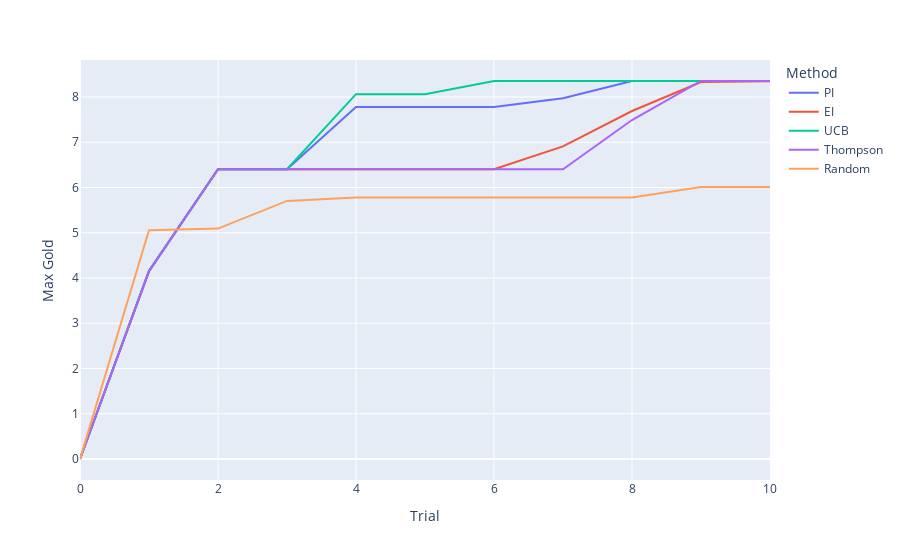

The cell this chart's notebook holds for it:
### Markdown cell above
## Comparison
Compare the acquisition methods from above by showing the max gold achieved against how many trials in the experiment.

### Code cell
max_gold = {"Method": [], "Trial": [], "Max Gold": []}
for k, v in results.items():
    max_gold["Method"].extend([k] * (len(v) + 1))
    max_gold["Trial"].extend([0] + (v.trial_index + 1).to_list())
    max_gold["Max Gold"].extend([0] + v["gold"].cummax().tolist())
render_plotly_html(px.line(max_gold, x="Trial", y="Max Gold", color="Method"))

### Figure 1 — Plotly figure (JSON) as saved in the notebook; plotly's stock layout.template omitted (floating-point values rounded to 4 significant figures)
{"data": [{"hovertemplate": "Method=PI<br>Trial=%{x}<br>Max Gold=%{y}<extra></extra>", "legendgroup": "PI", "line": {"color": "#636efa", "dash": "solid"}, "marker": {"symbol": "circle"}, "mode": "lines", "name": "PI", "orientation": "v", "showlegend": true, "type": "scatter", "x": [0, 1, 2, 3, 4, 5, 6, 7, 8, 9, 10], "xaxis": "x", "y": [0, 4.153, 6.403, 6.403, 7.78, 7.78, 7.78, 7.971, 8.353, 8.354, 8.354], "yaxis": "y"}, {"hovertemplate": "Method=EI<br>Trial=%{x}<br>Max Gold=%{y}<extra></extra>", "legendgroup": "EI", "line": {"color": "#EF553B", "dash": "solid"}, "marker": {"symbol": "circle"}, "mode": "lines", "name": "EI", "orientation": "v", "showlegend": true, "type": "scatter", "x": [0, 1, 2, 3, 4, 5, 6, 7, 8, 9, 10], "xaxis": "x", "y": [0, 4.153, 6.403, 6.403, 6.403, 6.403, 6.403, 6.909, 7.691, 8.331, 8.348], "yaxis": "y"}, {"hovertemplate": "Method=UCB<br>Trial=%{x}<br>Max Gold=%{y}<extra></extra>", "legendgroup": "UCB", "line": {"color": "#00cc96", "dash": "solid"}, "marker": {"symbol": "circle"}, "mode": "lines", "name": "UCB", "orientation": "v", "showlegend": true, "type": "scatter", "x": [0, 1, 2, 3, 4, 5, 6, 7, 8, 9, 10], "xaxis": "x", "y": [0, 4.153, 6.403, 6.403, 8.063, 8.063, 8.353, 8.353, 8.353, 8.354, 8.354], "yaxis": "y"}, {"hovertemplate": "Method=Thompson<br>Trial=%{x}<br>Max Gold=%{y}<extra></extra>", "legendgroup": "Thompson", "line": {"color": "#ab63fa", "dash": "solid"}, "marker": {"symbol": "circle"}, "mode": "lines", "name": "Thompson", "orientation": "v", "showlegend": true, "type": "scatter", "x": [0, 1, 2, 3, 4, 5, 6, 7, 8, 9, 10], "xaxis": "x", "y": [0, 4.153, 6.403, 6.403, 6.403, 6.403, 6.403, 6.403, 7.491, 8.354, 8.354], "yaxis": "y"}, {"hovertemplate": "Method=Random<br>Trial=%{x}<br>Max Gold=%{y}<extra></extra>", "legendgroup": "Random", "line": {"color": "#FFA15A", "dash": "solid"}, "marker": {"symbol": "circle"}, "mode": "lines", "name": "Random", "orientation": "v", "showlegend": true, "type": "scatter", "x": [0, 1, 2, 3, 4, 5, 6, 7, 8, 9, 10], "xaxis": "x", "y": [0, 5.058, 5.092, 5.703, 5.777, 5.777, 5.777, 5.777, 5.777, 6.013, 6.013], "yaxis": "y"}], "layout": {"legend": {"title": {"text": "Method"}, "tracegroupgap": 0}, "margin": {"t": 60}, "xaxis": {"anchor": "y", "domain": [0, 1], "title": {"text": "Trial"}}, "yaxis": {"anchor": "x", "domain": [0, 1], "title": {"text": "Max Gold"}}}}
